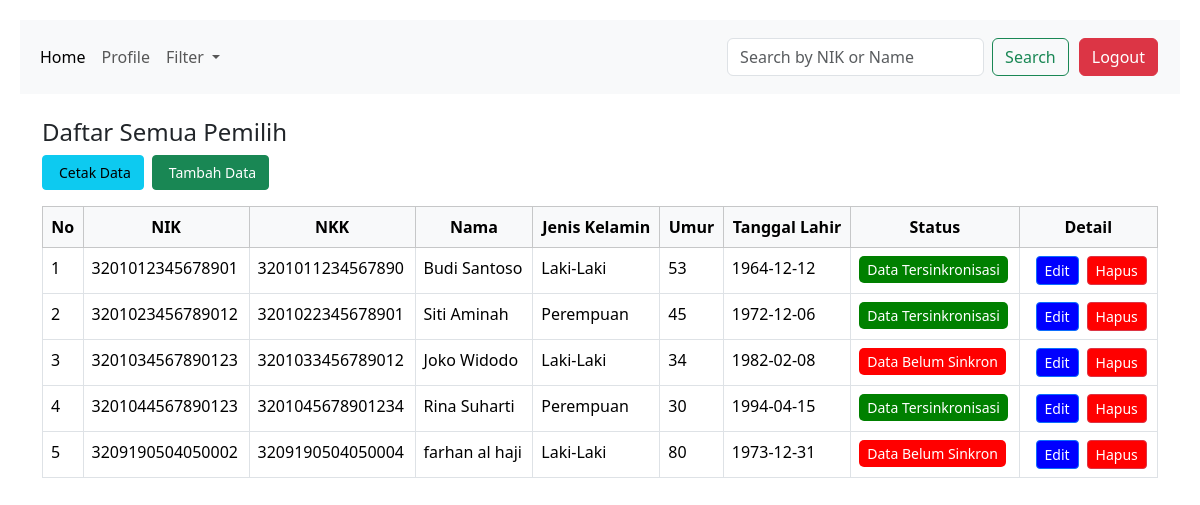
The page /views/index.php on the database its author committed.
### tables this page shows
CREATE TABLE `pemilih` (
  `id` int NOT NULL AUTO_INCREMENT,
  `nik` varchar(20) NOT NULL,
  `nama` varchar(50) NOT NULL,
  `nkk` varchar(20) NOT NULL,
  `jenis_kelamin` enum('Laki-Laki','Perempuan') NOT NULL,
  `umur` int NOT NULL,
  `tgl_lahir` date NOT NULL,
  `status` enum('Belum Sinkron','Tersinkronisasi') NOT NULL,
  PRIMARY KEY (`id`)
);

### views/index.php (the view, shortened to what this page needs)
<?php
require_once "../koneksi.php";
$query = isset($_GET['query']) ? $_GET['query'] : '';
$statusFilter = isset($_GET['status']) ? $_GET['status'] : '';
if ($statusFilter || $query) {
  $sql = "SELECT * FROM pemilih WHERE 1=1";
  $params = [];
  $types = "";
  if ($query) {
    $sql .= " AND (nik LIKE ? OR nama LIKE ?)";
    $searchTerm = "%" . $query . "%";
    $params[] = $searchTerm;
    $params[] = $searchTerm;
    $types .= "ss";
  }
  if ($statusFilter === "tersinkronisasi") {
    $sql .= " AND status = 'Tersinkronisasi'";
  } elseif ($statusFilter === "belum_sinkron") {
    $sql .= " AND status = 'Belum Sinkron'";
  }
  $stmt = $conn->prepare($sql);
  if (!empty($types)) {
    $stmt->bind_param($types, ...$params);
  }
} else {
  $sql = "SELECT * FROM pemilih";
  $stmt = $conn->prepare($sql);
}
$stmt->execute();
$result = $stmt->get_result();
$pemilih = [];
if ($result && $result->num_rows > 0) {
  while ($row = $result->fetch_assoc()) {
    $pemilih[] = $row;
  }
}
?>
<!DOCTYPE html>
<html lang="en">
<head>
  <link rel="stylesheet" href="../css/style.css">
  <link rel="stylesheet" href="../node_modules/bootstrap/dist/css/bootstrap.min.css" />
</head>
<body>
  <nav class="navbar navbar-expand-lg bg-body-tertiary">
    <div class="container-fluid">
      <div class="collapse navbar-collapse" id="navbarSupportedContent">
        <ul class="navbar-nav me-auto mb-2 mb-lg-0">
          <li class="nav-item">
            <a class="nav-link active" aria-current="page" href="index.php">Home</a>
          </li>
          <li class="nav-item">
            <a class="nav-link" href="profile.php">Profile</a>
          </li>
          <li class="nav-item dropdown">
            <a class="nav-link dropdown-toggle" href="#" role="button" data-bs-toggle="dropdown" aria-expanded="True">
              Filter
            </a>
          </li>
        </ul>
        <form class="d-flex" role="search" method="GET" action="index.php">
          <input class="form-control me-2" type="search" name="query" placeholder="Search by NIK or Name" aria-label="Search">
          <button class="btn btn-outline-success" type="submit">Search</button>
        </form>
        <a href="logout.php" class="btn btn-danger" style="margin: 10px;">Logout</a>
      </div>
    </div>
  </nav>
  <div class="container mt-4">
    <?php if ($statusFilter === "tersinkronisasi"): ?>
      <h4>Daftar Pemilih Tersinkronisasi</h4>
    <?php elseif ($statusFilter === "belum_sinkron"): ?>
      <h4>Daftar Pemilih Belum Sinkron</h4>
    <?php else: ?>
      <h4>Daftar Semua Pemilih</h4>
    <?php endif; ?>
    <div class="d-flex justify-content-start gap-2 mb-3">
      <button id="printButton" class="btn btn-info btn-sm">
        <i class="bi bi-printer"></i> Cetak Data
      </button>
      <a href="tambah_pemilih.php" class="btn btn-success btn-sm">
        <i class="bi bi-plus-circle"></i> Tambah Data
      </a>
    </div>
    <div class="table-responsive">
      <?php if (!empty($pemilih)): ?>
        <table class="table table-bordered table-hover print-table">
          <thead class="table-light text-center">
            <tr>
              <th>No</th>
              <th>NIK</th>
              <th>NKK</th>
              <th>Nama</th>
              <th>Jenis Kelamin</th>
              <th>Umur</th>
              <th>Tanggal Lahir</th>
              <th>Status</th>
              <th class="detail-column no-print">Detail</th>
            </tr>
          </thead>
          <tbody>
            <?php foreach ($pemilih as $index => $p): ?>
              <tr>
                <td><?= $index + 1 ?></td>
                <td><?= $p['nik'] ?></td>
                <td><?= $p['nkk'] ?></td>
                <td><?= $p['nama'] ?></td>
                <td><?= $p['jenis_kelamin'] ?></td>
                <td><?= $p['umur'] ?></td>
                <td><?= $p['tgl_lahir'] ?></td>
                <td>
                  <?php
                  $buttonClass = $p['status'] === "Tersinkronisasi" ? 'btn-success synced' : 'btn-danger';
                  $buttonText = $p['status'] === "Tersinkronisasi" ? 'Data Tersinkronisasi' : 'Data Belum Sinkron';
                  ?>
                  <button class="sync-button btn <?= $buttonClass ?> btn-sm" id="sync-<?= $p['id'] ?>" onclick="syncData(this, <?= $p['id'] ?>)">
                    <?= $buttonText ?>
                  </button>
                </td>
                <td class="detail-column no-print">
                  <div class="d-flex justify-content-start align-items-center">
                    <a href="edit_data.php?id=<?= $p['id'] ?>" class="edit-button btn btn-primary btn-sm ms-2">Edit</a>
                    <a href="delete_data.php?id=<?= $p['id'] ?>" class="delete-button btn btn-danger btn-sm ms-2" onclick="return confirm('Apakah Anda yakin ingin menghapus data ini?')">Hapus</a>
                  </div>
                </td>
              </tr>
            <?php endforeach; ?>
          </tbody>
        </table>
      <?php else: ?>
        <p>Data pemilih tidak ditemukan.</p>
      <?php endif; ?>
    </div>
  </div>
</body>
</html>

### css/style.css (style rules this page uses)
body { background-color: #f5f5f5; }
body { font-family: Arial, sans-serif; background-color: #f5f5f5; margin: 0; padding: 20px; }
.container { max-width: 600px; margin: 0 auto; }
.sync-button { background-color: #ff6b33; color: white; border: none; padding: 5px 10px; border-radius: 15px; font-size: 0.8em; cursor: pointer; }
.edit-button { background-color: #2e7d32; color: white; border: none; padding: 5px 10px; border-radius: 15px; font-size: 0.8em; cursor: pointer; }

### views/index.php (style rules this page uses)
.gap-2 { gap: 0.5rem; }
#printButton { padding: 6px 12px; font-size: 14px; transition: all 0.3s ease; }
.btn-success { padding: 6px 12px; font-size: 14px; transition: all 0.3s ease; }
.sync-button { background-color: red; color: white; border: none; padding: 3px 8px; border-radius: 5px; cursor: pointer; font-size: 14px; }
.sync-button.synced { background-color: green; }
.edit-button, .delete-button { padding: 3px 8px; font-size: 14px; }
.edit-button { background-color: blue; }
.delete-button { background-color: red; }

### rows shown on the page
pemilih: nik "3201012345678901", nkk "3201011234567890", nama "Budi Santoso", jenis_kelamin "Laki-Laki", umur "53", tgl_lahir "1964-12-12", status "Data Tersinkronisasi"
pemilih: nik "3201023456789012", nkk "3201022345678901", nama "Siti Aminah", jenis_kelamin "Perempuan", umur "45", tgl_lahir "1972-12-06", status "Data Tersinkronisasi"
pemilih: nik "3201034567890123", nkk "3201033456789012", nama "Joko Widodo", jenis_kelamin "Laki-Laki", umur "34", tgl_lahir "1982-02-08", status "Data Belum Sinkron"
pemilih: nik "3201044567890123", nkk "3201045678901234", nama "Rina Suharti", jenis_kelamin "Perempuan", umur "30", tgl_lahir "1994-04-15", status "Data Tersinkronisasi"
pemilih: nik "3209190504050002", nkk "3209190504050004", nama "farhan al haji", jenis_kelamin "Laki-Laki", umur "80", tgl_lahir "1973-12-31", status "Data Belum Sinkron"
